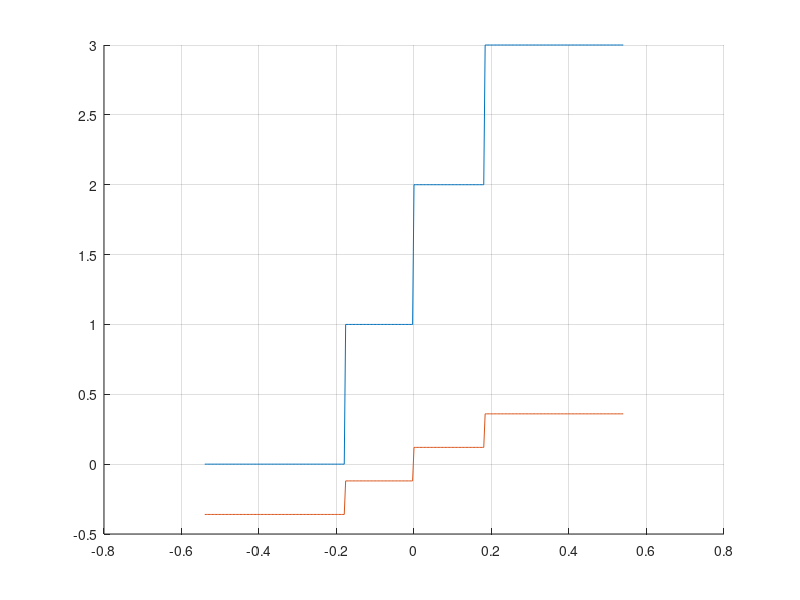

This chart was generated by the following MATLAB code: (Note: this script raises an error after producing the figure.)
% %%%%%%%%%%%%%%%%%%%%%%%%%%%%%%%%%%%%%%%%%%%%%%%%%%%%%%%%%%%%%%%%%%%%%%%%%
% Copyright 2023 Michael Koefinger
% 
% Licensed under the Apache License, Version 2.0 (the "License");
% you may not use this file except in compliance with the License.
% You may obtain a copy of the License at
% 
%     http://www.apache.org/licenses/LICENSE-2.0
% 
% Unless required by applicable law or agreed to in writing, software
% distributed under the License is distributed on an "AS IS" BASIS,
% WITHOUT WARRANTIES OR CONDITIONS OF ANY KIND, either express or implied.
% See the License for the specific language governing permissions and
% limitations under the License.
% %%%%%%%%%%%%%%%%%%%%%%%%%%%%%%%%%%%%%%%%%%%%%%%%%%%%%%%%%%%%%%%%%%%%%%%%%

%% Test Plot ADC TF
clear all; close all; clc;
addpath('../../../../python-deltasigma/delsig/')
addpath('../../utility/')
addpath('../')

%% M step mid rise quantizer [Schreier]
n = 2;
nlev = 2.^n;
M = nlev-1;
vref = 0.36;
Delta = vref/2;
VinMax = (M+1)*Delta/2;
outMax = M/2*Delta;
in = -1.5*vref:vref/100:1.5*vref;
index = uencode(in, n, vref, "unsigned");
% q_out = (single(index)-max(single(index))./2);
q_out = (single(index)-M./2);
q_out = q_out./M*2*vref;
% DeltaNorm = 2/M;
% inNorm = in/vref + 1; % normalize input and shift to pos values
% q = floor(inNorm/DeltaNorm).*DeltaNorm - 1; % quantize to integer mult of deltaNorm, shift back
% q_out = sign(in).*min(abs(q),1);
% index = round((q_out+1)/DeltaNorm);
figure;
% plot(in, q_out);
hold on;
plot(in,index);
plot(in, q_out);
grid on;



%% Test mbq()
clear all; close all; clc;
vref = 0.36;
nlev = 2.^2;
in = -vref:vref/100:vref;
fin = 18;
fs = 2.^16;
fres = 1/8;
N = floor(fs/fres);
in = vref.*sin(2*pi*(fin/fs)*[1:N]);
[out, thermo] = mbq(in, nlev, vref);
 
figure;
plot(in,out)
grid on;
figure;
plot(in, thermo)
grid on;

out2 = zeros(1,length(in));
thermo2 = out2;
for i=1:length(in)
    [out2(i), thermo2(i)] = mbq(in(i), nlev, vref);
end

figure;
plot(in,out2)
grid on;
figure;
plot(in, thermo2)
grid on;
%% Test ADC - DAC combo
elements = ones(1,nlev-1);
out_dac = zeros(1,length(thermo));
ptr=1;
for i=1:length(thermo)
    [tmp, ptrNew] = thermoDAC_DWA(thermo(i), elements, nlev, ptr);
    out_dac(i) = vref.*tmp;
    ptr = ptrNew;
end
figure;
plot(in, out_dac);
hold on;
% plot(in, out);
% plot(in, in-out_dac)
grid on;
